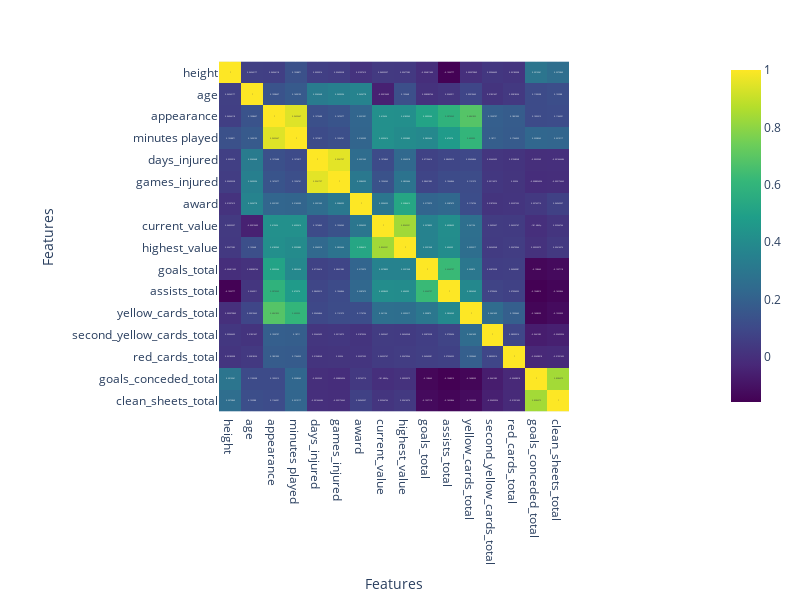

Source (notebook cell):
### Code cell
import plotly.express as px

# Create a heatmap of the correlation matrix with Plotly
fig = px.imshow(correlation, text_auto=True, color_continuous_scale='Viridis')

# Update the layout of the heatmap
fig.update_layout(
    width=800,  # Set the width of the heatmap
    height=600,  # Set the height of the heatmap
    xaxis_title='Features',  # Label for the x-axis
    yaxis_title='Features',  # Label for the y-axis
    xaxis=dict(tickvals=list(correlation.columns), ticktext=list(correlation.columns)),  # Set x-axis tick labels
    yaxis=dict(tickvals=list(correlation.columns), ticktext=list(correlation.columns))   # Set y-axis tick labels
)

# Display the heatmap
fig.show()

### Figure 1 — Plotly figure (JSON) as saved in the notebook; plotly's stock layout.template omitted (floating-point values rounded to 4 significant figures; data arrays with more than 128 entries replaced by an {"elided": "..."} marker saying what was removed)
{"data": [{"coloraxis": "coloraxis", "hovertemplate": "x: %{x}<br>y: %{y}<br>color: %{z}<extra></extra>", "name": "0", "texttemplate": "%{z}", "type": "heatmap", "x": ["height", "age", "appearance", "minutes played", "days_injured", "games_injured", "award", "current_value", "highest_value", "goals_total", "assists_total", "yellow_cards_total", "second_yellow_cards_total", "red_cards_total", "goals_conceded_total", "clean_sheets_total"], "xaxis": "x", "y": ["height", "age", "appearance", "minutes played", "days_injured", "games_injured", "award", "current_value", "highest_value", "goals_total", "assists_total", "yellow_cards_total", "second_yellow_cards_total", "red_cards_total", "goals_conceded_total", "clean_sheets_total"], "yaxis": "y", "z": {"elided": "16x16 float values"}}], "layout": {"coloraxis": {"colorscale": [[0, "#440154"], [0.1111, "#482878"], [0.2222, "#3e4989"], [0.3333, "#31688e"], [0.4444, "#26828e"], [0.5556, "#1f9e89"], [0.6667, "#35b779"], [0.7778, "#6ece58"], [0.8889, "#b5de2b"], [1, "#fde725"]]}, "height": 600, "margin": {"t": 60}, "width": 800, "xaxis": {"anchor": "y", "constrain": "domain", "domain": [0, 1], "scaleanchor": "y", "ticktext": ["height", "age", "appearance", "minutes played", "days_injured", "games_injured", "award", "current_value", "highest_value", "goals_total", "assists_total", "yellow_cards_total", "second_yellow_cards_total", "red_cards_total", "goals_conceded_total", "clean_sheets_total"], "tickvals": ["height", "age", "appearance", "minutes played", "days_injured", "games_injured", "award", "current_value", "highest_value", "goals_total", "assists_total", "yellow_cards_total", "second_yellow_cards_total", "red_cards_total", "goals_conceded_total", "clean_sheets_total"], "title": {"text": "Features"}}, "yaxis": {"anchor": "x", "autorange": "reversed", "constrain": "domain", "domain": [0, 1], "ticktext": ["height", "age", "appearance", "minutes played", "days_injured", "games_injured", "award", "current_value", "highest_value", "goals_total", "assists_total", "yellow_cards_total", "second_yellow_cards_total", "red_cards_total", "goals_conceded_total", "clean_sheets_total"], "tickvals": ["height", "age", "appearance", "minutes played", "days_injured", "games_injured", "award", "current_value", "highest_value", "goals_total", "assists_total", "yellow_cards_total", "second_yellow_cards_total", "red_cards_total", "goals_conceded_total", "clean_sheets_total"], "title": {"text": "Features"}}}}
